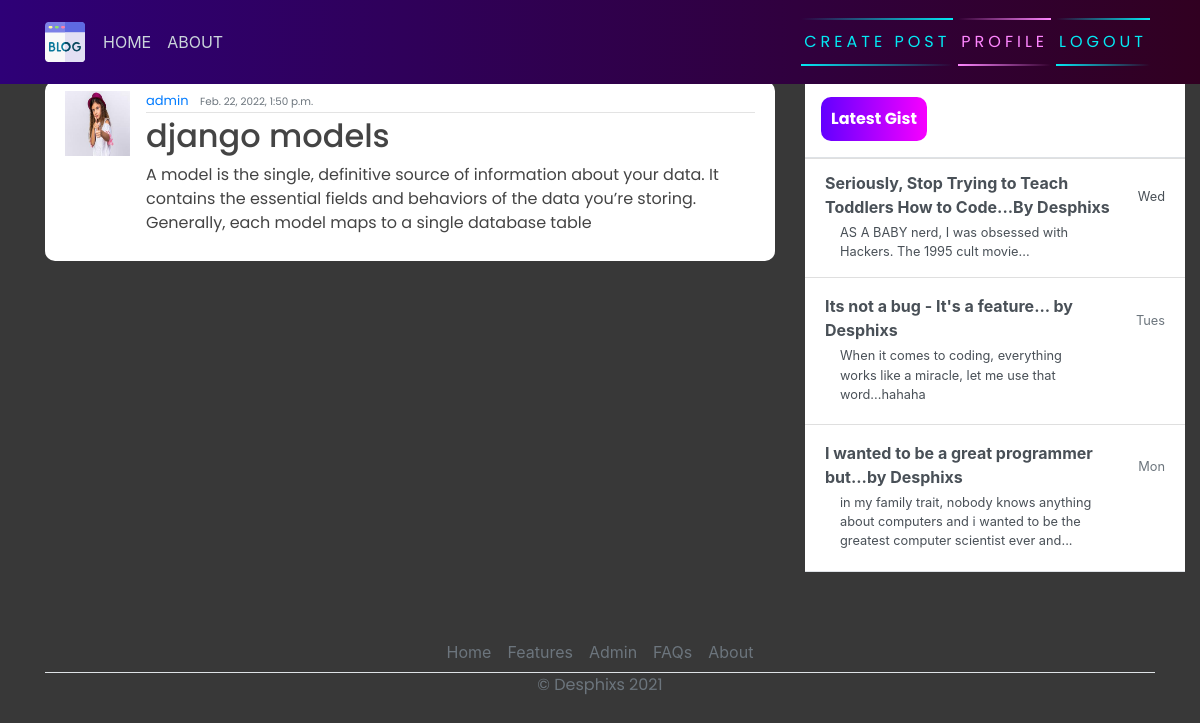
The app's page / (signed in) with its own data.
### blog/models.py (models this page shows, shortened)
class Post(models.Model):
    title = models.CharField(_("title"), max_length=250)
    content = models.TextField(_("content"))
    date_posted = models.DateTimeField(_("date posted"), default=timezone.now)
    author = models.ForeignKey(User, verbose_name=_("author"), on_delete=models.CASCADE)
    class Meta:
        verbose_name = _("Post")
        verbose_name_plural = _("Posts")

### users/models.py (models this page shows, shortened)
class Profile(models.Model):
    user = models.OneToOneField(User, on_delete=models.CASCADE)
    image = models.ImageField(default='default.jpg', upload_to='profile_pics')

### blog/views.py (the view)
# urls.py: path('', views.PostListView.as_view(), name="blog-home"),
class PostListView(LoginRequiredMixin, ListView):
    model = Post
    template_name = 'blog/home.html'
    context_object_name = 'posts'
    ordering = ["-date_posted"]

### templates/blog/home.html
{% extends 'blog/base.html' %}
{% block content %}
    {% for posts in posts %}
        <article class="media content-section">
            <img class="rounded-cirlce article-img" src="{{ posts.author.profile.image.url }}" alt="">
            <div class="media-body">
              <div class="article-metadata">
                <a class="mr-2" href="#">{{ posts.author }}</a>
                <small class="text-muted">{{ posts.date_posted }}</small>
              </div>
              <h2><a class="article-title" href="{% url 'blog-detail' posts.id %}">{{ posts.title }}</a></h2>
              <p class="article-content">{{ posts.content }}</p>
            </div>
            <br>
          </article>
    {% endfor  %}
{% endblock content %}

### templates/blog/base.html (shortened to what this page needs)
{% load static %}
<!DOCTYPE html>
<html>
<head>
    <link rel="stylesheet" href="https://maxcdn.bootstrapcdn.com/bootstrap/4.0.0/css/bootstrap.min.css">
    <link rel="stylesheet" href="{% static 'blog/main.css' %}">
</head>
<body>
    <header class="site-header">
      <nav class="navbar navbar-expand-md navbar-dark bg-steel fixed-top">
        <div class="container">
          <div class="collapse navbar-collapse" id="navbarToggle">
            <div class="navbar-nav mr-auto">
                {% if user.is_authenticated %}
              <a class="nav-item nav-link" href="{% url 'blog-home' %}">HOME</a>
              <a class="nav-item nav-link" href="{% url 'blog-about' %}">ABOUT</a>
            </div>
            <div class="navbar-nav">
                <a href="{% url 'blog-new' %}" id="auth-links">
                <span></span>
                <span></span>
                Create Post
            </a>
                <a href="{% url 'profile' %}" id="auth-links">
                <span></span>
                <span></span>
                Profile
            </a>
                <a href="{% url 'logout' %}" id="auth-links">
                <span></span>
                <span></span>
                Logout
            </a>
                {% endif %}
            </div>
          </div>
        </div>
      </nav>
    </header>
    <main role="main" class="container">
      <div class="row">
          <div class="col-md-8">
          </div>
        <div class="col-md-8">
           {% block content %}{% endblock %}
        </div>
        <div class="col-md-4">
          <div class="content-sectionw">
            <div class="d-flex flex-column align-items-stretch flex-shrink-0 bg-white" style="width: 380px;" style="padding-top: 120px;">
                <a id="list-group" style="text-decoration: none;" href="" class="d-flex align-items-center flex-shrink-0 p-3 link-dark text-decoration-none border-bottom">
                  <span class="fs-5 fw-semibold" id="gist-btn">Latest Gist</span>
                </a>
                <div class="list-group list-group-flush border-bottom scrollarea">
                  <a href="#" class="list-group-item list-group-item-action  lh-tight" aria-current="true">
                    <div class="d-flex w-100 align-items-center justify-content-between">
                      <strong class="mb-1">Seriously, Stop Trying to Teach Toddlers How to Code...By Desphixs
                    </strong>
                      <small>Wed</small>
                    </div>
                    <div class="col-10 mb-1 small">AS A BABY nerd, I was obsessed with Hackers. The 1995 cult movie... </div>
                  </a>
                  <a href="#" class="list-group-item list-group-item-action py-3 lh-tight">
                    <div class="d-flex w-100 align-items-center justify-content-between">
                      <strong class="mb-1">Its not a bug - It's a feature... by Desphixs</strong>
                      <small class="text-muted">Tues</small>
                    </div>
                    <div class="col-10 mb-1 small">When it comes to coding, everything works like a miracle, let me use that word...hahaha</div>
                  </a>
                  <a href="#" class="list-group-item list-group-item-action py-3 lh-tight">
                    <div class="d-flex w-100 align-items-center justify-content-between">
                      <strong class="mb-1">I wanted to be a great programmer but...by Desphixs</strong>
                      <small class="text-muted">Mon</small>
                    </div>
                    <div class="col-10 mb-1 small">in my family trait, nobody knows anything about computers and i wanted to be the greatest computer scientist ever and...</div>
                  </a>
                </div>
              </div>
          </div>
        </div>
      </div>
        <footer class="" >
          <ul class="nav justify-content-center border-bottom"  style="margin-top: 60px;">
            <li class="nav-item"><a href="#" class="nav-link px-2 text-muted">Home</a></li>
            <li class="nav-item"><a href="#" class="nav-link px-2 text-muted">Features</a></li>
            <li class="nav-item"><a href="admin/" class="nav-link px-2 text-muted">Admin</a></li>
            <li class="nav-item"><a href="#" class="nav-link px-2 text-muted">FAQs</a></li>
            <li class="nav-item"><a href="#" class="nav-link px-2 text-muted">About</a></li>
          </ul>
          <p class="text-center text-muted">&copy; Desphixs 2021</p>
        </footer>
    </main>
</body>
</html>

### static/blog/main.css (style rules this page uses)
body { background-color: rgb(56, 56, 56); margin-top: 5rem; background-size: contain; background-repeat: no-repeat; }
h1, h2, h3, h4, h5, h6, p { color: #444444; font-family: 'Poppins', sans-serif; }
ul { margin: 0; }
.bg-steel { background: linear-gradient(270deg, rgb(49, 0, 33) 0%, rgb(46, 0, 119) 100%); }
.site-header .navbar-nav .nav-link { color: #cbd5db; }
.content-section { background: #ffffff; padding: 10px 20px; border-radius: 10px; margin-bottom: 20px; }
.article-title { color: #444444; }
.article-content { white-space: pre-line; }
.article-img { height: 65px; width: 65px; margin-right: 16px; }
.article-metadata { font-family: 'Poppins', sans-serif; padding-bottom: 1px; margin-bottom: 4px; font-size: 13px; border-bottom: 1px solid #e3e3e3 }
svg { width: 50px; height: 50px; }
#auth-links { font-family: 'Poppins', sans-serif; position: relative; display: inline-block; padding: 12px 3px; margin: 10px 0; color: #03e9f4; text-decoration: none; text-transform: uppercase; transition: 0.5s; letter-spacing: 4px; overflow: hidden; margin-right: 5px; }
#auth-links:nth-child(2) { filter: hue-rotate(110deg); }
#auth-links span { position: absolute; display: block; }
#auth-links span:nth-child(1) { top: 0; left: 0; width: 100%; height: 2px; background: linear-gradient(90deg,transparent,#03e9f4); animation: animate1 1s linear infinite; }
#auth-links span:nth-child(3) { bottom: 0; right: 0; width: 100%; height: 2px; background: linear-gradient(270deg,transparent,#03e9f4); animation: animate3 1s linear infinite; animation-delay: 0.50s; }
#gist-btn { color: black; background: linear-gradient(270deg, rgb(247, 0, 255) 0%, rgb(98, 0, 255) 100%); padding: 10px; color: white; font-family: 'Poppins', sans-serif; font-weight: bold; border-radius: 10px; }

### records on screen
Post: author.profile.image (picture), author "admin", date_posted "Feb. 22, 2022, 1:50 p.m.", title "django models", content "A model is the single, definitive source of information about your data. It contains the essential fields and behaviors of the data you’re storing. Generally, each model maps to a single database table"
